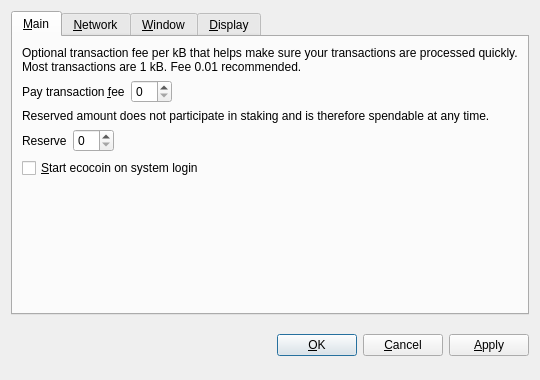
<?xml version="1.0" encoding="UTF-8"?>
<ui version="4.0">
 <class>OptionsDialog</class>
 <widget class="QDialog" name="OptionsDialog">
  <property name="geometry">
   <rect>
    <x>0</x>
    <y>0</y>
    <width>540</width>
    <height>380</height>
   </rect>
  </property>
  <property name="windowTitle">
   <string>Options</string>
  </property>
  <property name="styleSheet">
   <string notr="true">background-image: url(:/images/bkg2);
background-image: url(:/images/gr);</string>
  </property>
  <property name="modal">
   <bool>true</bool>
  </property>
  <layout class="QVBoxLayout" name="verticalLayout">
   <item>
    <widget class="QTabWidget" name="tabWidget">
     <property name="tabPosition">
      <enum>QTabWidget::North</enum>
     </property>
     <property name="currentIndex">
      <number>0</number>
     </property>
     <widget class="QWidget" name="tabMain">
      <attribute name="title">
       <string>&amp;Main</string>
      </attribute>
      <layout class="QVBoxLayout" name="verticalLayout_Main">
       <item>
        <widget class="QLabel" name="transactionFeeInfoLabel">
         <property name="text">
          <string>Optional transaction fee per kB that helps make sure your transactions are processed quickly. Most transactions are 1 kB. Fee 0.01 recommended.</string>
         </property>
         <property name="textFormat">
          <enum>Qt::PlainText</enum>
         </property>
         <property name="wordWrap">
          <bool>true</bool>
         </property>
        </widget>
       </item>
       <item>
        <layout class="QHBoxLayout" name="horizontalLayoutFee">
         <item>
          <widget class="QLabel" name="transactionFeeLabel">
           <property name="text">
            <string>Pay transaction &amp;fee</string>
           </property>
           <property name="textFormat">
            <enum>Qt::PlainText</enum>
           </property>
           <property name="buddy">
            <cstring>transactionFee</cstring>
           </property>
          </widget>
         </item>
         <item>
          <widget class="BitcoinAmountField" name="transactionFee"/>
         </item>
         <item>
          <spacer name="horizontalSpacerFee">
           <property name="orientation">
            <enum>Qt::Horizontal</enum>
           </property>
           <property name="sizeHint" stdset="0">
            <size>
             <width>40</width>
             <height>20</height>
            </size>
           </property>
          </spacer>
         </item>
        </layout>
       </item>
       <item>
        <widget class="QLabel" name="reserveBalanceInfoLabel">
         <property name="text">
          <string>Reserved amount does not participate in staking and is therefore spendable at any time.</string>
         </property>
         <property name="textFormat">
          <enum>Qt::PlainText</enum>
         </property>
         <property name="wordWrap">
          <bool>true</bool>
         </property>
        </widget>
       </item>
       <item>
        <layout class="QHBoxLayout" name="horizontalLayoutReserveBalance">
         <item>
          <widget class="QLabel" name="reserveBalanceLabel">
           <property name="text">
            <string>Reserve</string>
           </property>
           <property name="textFormat">
            <enum>Qt::PlainText</enum>
           </property>
           <property name="buddy">
            <cstring>reserveBalance</cstring>
           </property>
          </widget>
         </item>
         <item>
          <widget class="BitcoinAmountField" name="reserveBalance"/>
         </item>
         <item>
          <spacer name="horizontalSpacerReserveBalance">
           <property name="orientation">
            <enum>Qt::Horizontal</enum>
           </property>
           <property name="sizeHint" stdset="0">
            <size>
             <width>40</width>
             <height>20</height>
            </size>
           </property>
          </spacer>
         </item>
        </layout>
       </item>
       <item>
        <widget class="QCheckBox" name="bitcoinAtStartup">
         <property name="toolTip">
          <string>Automatically start ecocoin after logging in to the system.</string>
         </property>
         <property name="text">
          <string>&amp;Start ecocoin on system login</string>
         </property>
        </widget>
       </item>
       <item>
        <spacer name="verticalSpacer_Main">
         <property name="orientation">
          <enum>Qt::Vertical</enum>
         </property>
         <property name="sizeHint" stdset="0">
          <size>
           <width>20</width>
           <height>40</height>
          </size>
         </property>
        </spacer>
       </item>
      </layout>
     </widget>
     <widget class="QWidget" name="tabNetwork">
      <attribute name="title">
       <string>&amp;Network</string>
      </attribute>
      <layout class="QVBoxLayout" name="verticalLayout_Network">
       <item>
        <widget class="QCheckBox" name="mapPortUpnp">
         <property name="toolTip">
          <string>Automatically open the ecocoin client port on the router. This only works when your router supports UPnP and it is enabled.</string>
         </property>
         <property name="text">
          <string>Map port using &amp;UPnP</string>
         </property>
        </widget>
       </item>
       <item>
        <widget class="QCheckBox" name="connectSocks">
         <property name="toolTip">
          <string>Connect to the ecocoin network through a SOCKS proxy (e.g. when connecting through Tor).</string>
         </property>
         <property name="text">
          <string>&amp;Connect through SOCKS proxy:</string>
         </property>
        </widget>
       </item>
       <item>
        <layout class="QHBoxLayout" name="horizontalLayout_Network">
         <item>
          <widget class="QLabel" name="proxyIpLabel">
           <property name="text">
            <string>Proxy &amp;IP:</string>
           </property>
           <property name="textFormat">
            <enum>Qt::PlainText</enum>
           </property>
           <property name="buddy">
            <cstring>proxyIp</cstring>
           </property>
          </widget>
         </item>
         <item>
          <widget class="QValidatedLineEdit" name="proxyIp">
           <property name="maximumSize">
            <size>
             <width>140</width>
             <height>16777215</height>
            </size>
           </property>
           <property name="toolTip">
            <string>IP address of the proxy (e.g. 127.0.0.1)</string>
           </property>
          </widget>
         </item>
         <item>
          <widget class="QLabel" name="proxyPortLabel">
           <property name="text">
            <string>&amp;Port:</string>
           </property>
           <property name="textFormat">
            <enum>Qt::PlainText</enum>
           </property>
           <property name="buddy">
            <cstring>proxyPort</cstring>
           </property>
          </widget>
         </item>
         <item>
          <widget class="QLineEdit" name="proxyPort">
           <property name="maximumSize">
            <size>
             <width>55</width>
             <height>16777215</height>
            </size>
           </property>
           <property name="toolTip">
            <string>Port of the proxy (e.g. 9050)</string>
           </property>
          </widget>
         </item>
         <item>
          <widget class="QLabel" name="socksVersionLabel">
           <property name="text">
            <string>SOCKS &amp;Version:</string>
           </property>
           <property name="textFormat">
            <enum>Qt::PlainText</enum>
           </property>
           <property name="buddy">
            <cstring>socksVersion</cstring>
           </property>
          </widget>
         </item>
         <item>
          <widget class="QValueComboBox" name="socksVersion">
           <property name="toolTip">
            <string>SOCKS version of the proxy (e.g. 5)</string>
           </property>
          </widget>
         </item>
         <item>
          <spacer name="horizontalSpacer_Network">
           <property name="orientation">
            <enum>Qt::Horizontal</enum>
           </property>
           <property name="sizeHint" stdset="0">
            <size>
             <width>40</width>
             <height>20</height>
            </size>
           </property>
          </spacer>
         </item>
        </layout>
       </item>
       <item>
        <spacer name="verticalSpacer_Network">
         <property name="orientation">
          <enum>Qt::Vertical</enum>
         </property>
         <property name="sizeHint" stdset="0">
          <size>
           <width>20</width>
           <height>40</height>
          </size>
         </property>
        </spacer>
       </item>
      </layout>
     </widget>
     <widget class="QWidget" name="tabWindow">
      <attribute name="title">
       <string>&amp;Window</string>
      </attribute>
      <layout class="QVBoxLayout" name="verticalLayout_Window">
       <item>
        <widget class="QCheckBox" name="minimizeToTray">
         <property name="toolTip">
          <string>Show only a tray icon after minimizing the window.</string>
         </property>
         <property name="text">
          <string>&amp;Minimize to the tray instead of the taskbar</string>
         </property>
        </widget>
       </item>
       <item>
        <widget class="QCheckBox" name="minimizeOnClose">
         <property name="toolTip">
          <string>Minimize instead of exit the application when the window is closed. When this option is enabled, the application will be closed only after selecting Quit in the menu.</string>
         </property>
         <property name="text">
          <string>M&amp;inimize on close</string>
         </property>
        </widget>
       </item>
       <item>
        <spacer name="verticalSpacer_Window">
         <property name="orientation">
          <enum>Qt::Vertical</enum>
         </property>
         <property name="sizeHint" stdset="0">
          <size>
           <width>20</width>
           <height>40</height>
          </size>
         </property>
        </spacer>
       </item>
      </layout>
     </widget>
     <widget class="QWidget" name="tabDisplay">
      <attribute name="title">
       <string>&amp;Display</string>
      </attribute>
      <layout class="QVBoxLayout" name="verticalLayout_Display">
       <item>
        <layout class="QHBoxLayout" name="horizontalLayout_1_Display">
         <item>
          <widget class="QLabel" name="langLabel">
           <property name="text">
            <string>User Interface &amp;language:</string>
           </property>
           <property name="textFormat">
            <enum>Qt::PlainText</enum>
           </property>
           <property name="buddy">
            <cstring>lang</cstring>
           </property>
          </widget>
         </item>
         <item>
          <widget class="QValueComboBox" name="lang">
           <property name="toolTip">
            <string>The user interface language can be set here. This setting will take effect after restarting ecocoin.</string>
           </property>
          </widget>
         </item>
        </layout>
       </item>
       <item>
        <layout class="QHBoxLayout" name="horizontalLayout_2_Display">
         <item>
          <widget class="QLabel" name="unitLabel">
           <property name="text">
            <string>&amp;Unit to show amounts in:</string>
           </property>
           <property name="textFormat">
            <enum>Qt::PlainText</enum>
           </property>
           <property name="buddy">
            <cstring>unit</cstring>
           </property>
          </widget>
         </item>
         <item>
          <widget class="QValueComboBox" name="unit">
           <property name="toolTip">
            <string>Choose the default subdivision unit to show in the interface and when sending coins.</string>
           </property>
          </widget>
         </item>
        </layout>
       </item>
       <item>
        <widget class="QCheckBox" name="displayAddresses">
         <property name="toolTip">
          <string>Whether to show ecocoin addresses in the transaction list or not.</string>
         </property>
         <property name="text">
          <string>&amp;Display addresses in transaction list</string>
         </property>
        </widget>
       </item>
       <item>
        <widget class="QCheckBox" name="coinControlFeatures">
         <property name="toolTip">
          <string>Whether to show coin control features or not.</string>
         </property>
         <property name="text">
          <string>Display coin &amp;control features (experts only!)</string>
         </property>
        </widget>
       </item>
       <item>
        <spacer name="verticalSpacer_Display">
         <property name="orientation">
          <enum>Qt::Vertical</enum>
         </property>
         <property name="sizeHint" stdset="0">
          <size>
           <width>20</width>
           <height>40</height>
          </size>
         </property>
        </spacer>
       </item>
      </layout>
     </widget>
    </widget>
   </item>
   <item>
    <layout class="QHBoxLayout" name="horizontalLayout_Buttons">
     <item>
      <spacer name="horizontalSpacer_1">
       <property name="orientation">
        <enum>Qt::Horizontal</enum>
       </property>
       <property name="sizeHint" stdset="0">
        <size>
         <width>40</width>
         <height>48</height>
        </size>
       </property>
      </spacer>
     </item>
     <item>
      <widget class="QLabel" name="statusLabel">
       <property name="font">
        <font>
         <weight>75</weight>
         <bold>true</bold>
        </font>
       </property>
       <property name="text">
        <string/>
       </property>
       <property name="textFormat">
        <enum>Qt::PlainText</enum>
       </property>
       <property name="wordWrap">
        <bool>true</bool>
       </property>
      </widget>
     </item>
     <item>
      <spacer name="horizontalSpacer_2">
       <property name="orientation">
        <enum>Qt::Horizontal</enum>
       </property>
       <property name="sizeHint" stdset="0">
        <size>
         <width>40</width>
         <height>48</height>
        </size>
       </property>
      </spacer>
     </item>
     <item>
      <widget class="QPushButton" name="okButton">
       <property name="text">
        <string>&amp;OK</string>
       </property>
      </widget>
     </item>
     <item>
      <widget class="QPushButton" name="cancelButton">
       <property name="text">
        <string>&amp;Cancel</string>
       </property>
       <property name="autoDefault">
        <bool>false</bool>
       </property>
      </widget>
     </item>
     <item>
      <widget class="QPushButton" name="applyButton">
       <property name="text">
        <string>&amp;Apply</string>
       </property>
       <property name="autoDefault">
        <bool>false</bool>
       </property>
      </widget>
     </item>
    </layout>
   </item>
  </layout>
 </widget>
 <customwidgets>
  <customwidget>
   <class>BitcoinAmountField</class>
   <extends>QSpinBox</extends>
   <header>bitcoinamountfield.h</header>
   <container>1</container>
  </customwidget>
  <customwidget>
   <class>QValidatedLineEdit</class>
   <extends>QLineEdit</extends>
   <header>qvalidatedlineedit.h</header>
  </customwidget>
  <customwidget>
   <class>QValueComboBox</class>
   <extends>QComboBox</extends>
   <header>qvaluecombobox.h</header>
  </customwidget>
 </customwidgets>
 <resources/>
 <connections/>
</ui>
